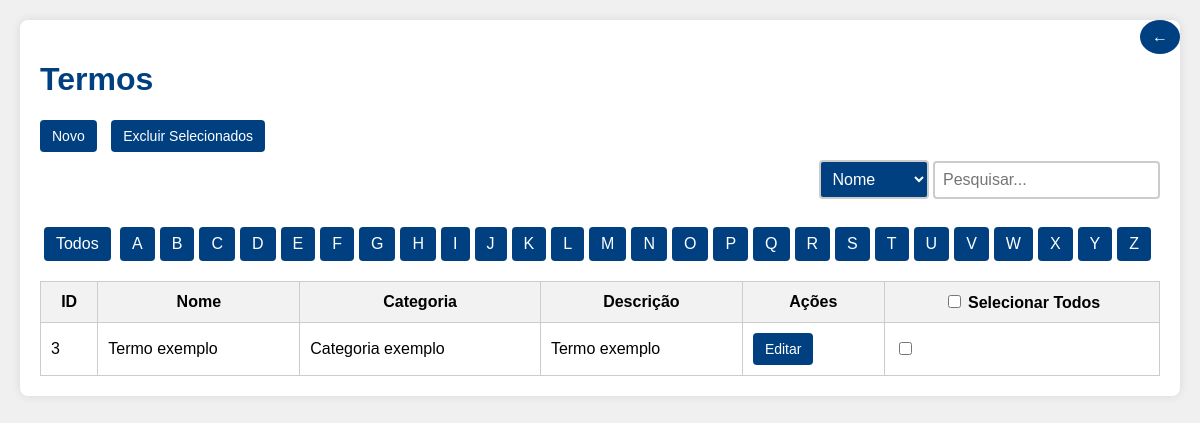
The app's page /termo/termos.php with its own data.
### tables this page shows
CREATE TABLE `termo` (
  `id` int(11) NOT NULL,
  `nome` varchar(255) NOT NULL,
  `categoria` int(11) DEFAULT NULL,
  `descricao` text NOT NULL
);

CREATE TABLE `categoria` (
  `id` int(11) NOT NULL,
  `nome` varchar(255) NOT NULL
);

### termo/termos.php (the view, shortened to what this page needs)
<?php
require ('../database/db.php');
try {
    $conn = new PDO("mysql:host=$servername;dbname=$dbname", $username, $password);
    $conn->setAttribute(PDO::ATTR_ERRMODE, PDO::ERRMODE_EXCEPTION);
} catch(PDOException $e) {
    die("Falha na conexão: " . $e->getMessage());
}
$sql = "SELECT t.id, t.nome, c.nome AS categoria, t.descricao
        FROM termo t
        LEFT JOIN categoria c ON t.categoria = c.id";
$result = $conn->query($sql);
?>
<!DOCTYPE html>
<html lang="pt-BR">
<head>
</head>
<body>
    <a href="../principal/inicial.php" class="back-button">&#8592;</a>
    <div class="container">
        <h1>Termos</h1>
        <a href="criar_termo.php" class="btn">Novo</a>
        <button class="btn" onclick="excluirSelecionados()">Excluir Selecionados</button>
        <div class="search-container">
            <select id="searchBy">
                <option value="nome">Nome</option>
            </select>
            <input type="text" id="searchInput" onkeyup="filtrarTermos()" placeholder="Pesquisar...">
        </div>
        <div class="letter-filters">
            <a href="javascript:void(0);" class="letter-filter" onclick="filtrarPorLetra('Todos')">Todos</a>
            <?php
            for ($i = 65; $i <= 90; $i++) {
                $letra = chr($i);
                echo '<a href="javascript:void(0);" class="letter-filter" onclick="filtrarPorLetra(\'' . $letra . '\')">' . $letra . '</a>';
            }
            ?>
        </div>
        <table id="termosTable">
            <thead>
                <tr>
                    <th>ID</th>
                    <th>Nome</th>
                    <th>Categoria</th>
                    <th>Descrição</th>
                    <th>Ações</th>
                    <th><input type="checkbox" id="checkTodos"> Selecionar Todos</th>
                </tr>
            </thead>
            <tbody>
                <?php
                if ($result->rowCount() > 0) {
                    while($row = $result->fetch(PDO::FETCH_ASSOC)) {
                        echo "<tr>";
                        echo "<td>" . htmlspecialchars($row["id"]) . "</td>";
                        echo "<td>" . htmlspecialchars($row["nome"]) . "</td>";
                        echo "<td>" . htmlspecialchars($row["categoria"]) . "</td>";
                        echo "<td>" . htmlspecialchars($row["descricao"]) . "</td>";
                        echo '<td><a href="editar_termo.php?id=' . $row["id"] . '" class="btn">Editar</a></td>';
                        echo '<td><input type="checkbox" class="checkbox" value="' . htmlspecialchars($row["id"]) . '"></td>';
                        echo "</tr>";
                    }
                } else {
                    echo "<tr><td colspan='6'>Nenhum termo encontrado.</td></tr>";
                }
                ?>
            </tbody>
        </table>
    </div>
</body>
</html>

### termo/termos.php (style rules this page uses)
body { font-family: Arial, sans-serif; margin: 0; background-image: url('../imagem/fundo2.jpg'); padding: 20px; background-color: #f0f0f0; }
.container { background-color: #fff; border-radius: 8px; box-shadow: 0 0 10px rgba(0, 0, 0, 0.1); padding: 20px; margin-bottom: 20px; }
h1 { color: #004080; }
table { width: 100%; border-collapse: collapse; margin-top: 20px; }
table, th, td { border: 1px solid #ccc; padding: 10px; }
th { background-color: #f2f2f2; }
.btn { background-color: #004080; color: white; padding: 8px 12px; border: none; border-radius: 4px; cursor: pointer; font-size: 14px; margin-right: 10px; text-decoration: none; display: inline-block; }
.back-button { position: absolute; top: 20px; right: 20px; background-color: #004080; color: white; padding: 8px 12px; border: none; border-radius: 50%; cursor: pointer; transition: background-color 0.3s; text-decoration: none; }
.search-container { margin-bottom: 20px; text-align: right; }
.search-container input[type=text] { padding: 8px; margin-top: 8px; margin-bottom: 8px; box-sizing: border-box; border: 2px solid #ccc; border-radius: 4px; font-size: 16px; transition: width 0.4s ease-in-out; }
.search-container select { padding: 8px; margin-top: 8px; margin-bottom: 8px; box-sizing: border-box; border: 2px solid #ccc; border-radius: 4px; font-size: 16px; background-color: #004080; color: white; transition: background-color 0.3s ease; }
.search-container select option { background-color: white; color: black; }
.letter-filters { margin-bottom: 10px; text-align: center; }
.letter-filters a { display: inline-block; padding: 8px 12px; margin-right: 5px; background-color: #004080; color: white; border-radius: 4px; text-decoration: none; cursor: pointer; }

### records on screen
termo: id "3", nome "Termo exemplo", categoria.nome "Categoria exemplo", descricao "Termo exemplo"

### other values on screen
$letra "A"
$letra "B"
$letra "C"
$letra "D"
$letra "E"
$letra "F"
$letra "G"
$letra "H"
$letra "I"
$letra "J"
$letra "K"
$letra "L"
$letra "M"
$letra "N"
$letra "O"
